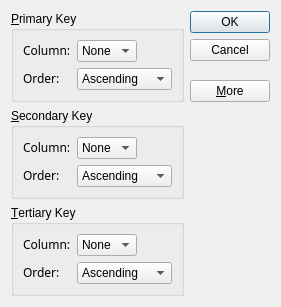
<?xml version="1.0" encoding="UTF-8"?>
<ui version="4.0">
 <class>ExpandableDialog</class>
 <widget class="QDialog" name="ExpandableDialog">
  <property name="geometry">
   <rect>
    <x>0</x>
    <y>0</y>
    <width>256</width>
    <height>275</height>
   </rect>
  </property>
  <property name="windowTitle">
   <string>Sort</string>
  </property>
  <layout class="QGridLayout" name="gridLayout">
   <item row="0" column="0">
    <widget class="QGroupBox" name="primaryGroupBox">
     <property name="title">
      <string>&amp;Primary Key</string>
     </property>
     <layout class="QGridLayout">
      <item row="1" column="1" colspan="2">
       <widget class="QComboBox" name="primaryOrderCombo">
        <item>
         <property name="text">
          <string>Ascending</string>
         </property>
        </item>
        <item>
         <property name="text">
          <string>Descending</string>
         </property>
        </item>
       </widget>
      </item>
      <item row="1" column="0">
       <widget class="QLabel" name="primaryOrderLabel">
        <property name="text">
         <string>&lt;html&gt;&lt;head&gt;&lt;meta name=&quot;qrichtext&quot; content=&quot;1&quot; /&gt;&lt;/head&gt;&lt;body style=&quot; white-space: pre-wrap; font-family:Sans Serif; font-weight:400; font-style:normal; text-decoration:none;&quot;&gt;&lt;p style=&quot; margin-top:0px; margin-bottom:0px; margin-left:0px; margin-right:0px; -qt-block-indent:0; text-indent:0px;&quot;&gt;Order:&lt;/p&gt;&lt;/body&gt;&lt;/html&gt;</string>
        </property>
       </widget>
      </item>
      <item row="0" column="0">
       <widget class="QLabel" name="primaryColumnLabel">
        <property name="text">
         <string>&lt;html&gt;&lt;head&gt;&lt;meta name=&quot;qrichtext&quot; content=&quot;1&quot; /&gt;&lt;/head&gt;&lt;body style=&quot; white-space: pre-wrap; font-family:Sans Serif; font-weight:400; font-style:normal; text-decoration:none;&quot;&gt;&lt;p style=&quot; margin-top:0px; margin-bottom:0px; margin-left:0px; margin-right:0px; -qt-block-indent:0; text-indent:0px;&quot;&gt;Column:&lt;/p&gt;&lt;/body&gt;&lt;/html&gt;</string>
        </property>
       </widget>
      </item>
      <item row="0" column="2">
       <spacer>
        <property name="orientation">
         <enum>Qt::Horizontal</enum>
        </property>
        <property name="sizeHint" stdset="0">
         <size>
          <width>31</width>
          <height>20</height>
         </size>
        </property>
       </spacer>
      </item>
      <item row="0" column="1">
       <widget class="QComboBox" name="primaryColumnCombo">
        <item>
         <property name="text">
          <string>None</string>
         </property>
        </item>
       </widget>
      </item>
     </layout>
    </widget>
   </item>
   <item row="0" column="1" rowspan="2">
    <layout class="QVBoxLayout">
     <item>
      <widget class="QPushButton" name="okButton">
       <property name="text">
        <string>OK</string>
       </property>
       <property name="default">
        <bool>true</bool>
       </property>
      </widget>
     </item>
     <item>
      <widget class="QPushButton" name="cancelButton">
       <property name="text">
        <string>Cancel</string>
       </property>
      </widget>
     </item>
     <item>
      <spacer>
       <property name="orientation">
        <enum>Qt::Vertical</enum>
       </property>
       <property name="sizeHint" stdset="0">
        <size>
         <width>20</width>
         <height>0</height>
        </size>
       </property>
      </spacer>
     </item>
     <item>
      <widget class="QPushButton" name="moreButton">
       <property name="text">
        <string>&amp;More</string>
       </property>
       <property name="checkable">
        <bool>true</bool>
       </property>
      </widget>
     </item>
    </layout>
   </item>
   <item row="1" column="0">
    <spacer>
     <property name="orientation">
      <enum>Qt::Vertical</enum>
     </property>
     <property name="sizeType">
      <enum>QSizePolicy::Expanding</enum>
     </property>
     <property name="sizeHint" stdset="0">
      <size>
       <width>20</width>
       <height>0</height>
      </size>
     </property>
    </spacer>
   </item>
   <item row="2" column="0">
    <widget class="QGroupBox" name="secondaryGroupBox">
     <property name="title">
      <string>&amp;Secondary Key</string>
     </property>
     <layout class="QGridLayout">
      <item row="1" column="1" colspan="2">
       <widget class="QComboBox" name="secondaryOrderCombo">
        <item>
         <property name="text">
          <string>Ascending</string>
         </property>
        </item>
        <item>
         <property name="text">
          <string>Descending</string>
         </property>
        </item>
       </widget>
      </item>
      <item row="1" column="0">
       <widget class="QLabel" name="secondaryOrderLabel">
        <property name="text">
         <string>&lt;html&gt;&lt;head&gt;&lt;meta name=&quot;qrichtext&quot; content=&quot;1&quot; /&gt;&lt;/head&gt;&lt;body style=&quot; white-space: pre-wrap; font-family:Sans Serif; font-weight:400; font-style:normal; text-decoration:none;&quot;&gt;&lt;p style=&quot; margin-top:0px; margin-bottom:0px; margin-left:0px; margin-right:0px; -qt-block-indent:0; text-indent:0px;&quot;&gt;Order:&lt;/p&gt;&lt;/body&gt;&lt;/html&gt;</string>
        </property>
       </widget>
      </item>
      <item row="0" column="0">
       <widget class="QLabel" name="secondaryColumnLabel">
        <property name="text">
         <string>&lt;html&gt;&lt;head&gt;&lt;meta name=&quot;qrichtext&quot; content=&quot;1&quot; /&gt;&lt;/head&gt;&lt;body style=&quot; white-space: pre-wrap; font-family:Sans Serif; font-weight:400; font-style:normal; text-decoration:none;&quot;&gt;&lt;p style=&quot; margin-top:0px; margin-bottom:0px; margin-left:0px; margin-right:0px; -qt-block-indent:0; text-indent:0px;&quot;&gt;Column:&lt;/p&gt;&lt;/body&gt;&lt;/html&gt;</string>
        </property>
       </widget>
      </item>
      <item row="0" column="2">
       <spacer>
        <property name="orientation">
         <enum>Qt::Horizontal</enum>
        </property>
        <property name="sizeHint" stdset="0">
         <size>
          <width>31</width>
          <height>20</height>
         </size>
        </property>
       </spacer>
      </item>
      <item row="0" column="1">
       <widget class="QComboBox" name="secondaryColumnCombo">
        <item>
         <property name="text">
          <string>None</string>
         </property>
        </item>
       </widget>
      </item>
     </layout>
    </widget>
   </item>
   <item row="3" column="0">
    <widget class="QGroupBox" name="tertiaryGroupBox">
     <property name="title">
      <string>&amp;Tertiary Key</string>
     </property>
     <layout class="QGridLayout">
      <item row="1" column="1" colspan="2">
       <widget class="QComboBox" name="tertiaryOrderCombo">
        <item>
         <property name="text">
          <string>Ascending</string>
         </property>
        </item>
        <item>
         <property name="text">
          <string>Descending</string>
         </property>
        </item>
       </widget>
      </item>
      <item row="1" column="0">
       <widget class="QLabel" name="tertiaryOrderLabel">
        <property name="text">
         <string>&lt;html&gt;&lt;head&gt;&lt;meta name=&quot;qrichtext&quot; content=&quot;1&quot; /&gt;&lt;/head&gt;&lt;body style=&quot; white-space: pre-wrap; font-family:Sans Serif; font-weight:400; font-style:normal; text-decoration:none;&quot;&gt;&lt;p style=&quot; margin-top:0px; margin-bottom:0px; margin-left:0px; margin-right:0px; -qt-block-indent:0; text-indent:0px;&quot;&gt;Order:&lt;/p&gt;&lt;/body&gt;&lt;/html&gt;</string>
        </property>
       </widget>
      </item>
      <item row="0" column="0">
       <widget class="QLabel" name="tertiaryColumnLabel">
        <property name="text">
         <string>&lt;html&gt;&lt;head&gt;&lt;meta name=&quot;qrichtext&quot; content=&quot;1&quot; /&gt;&lt;/head&gt;&lt;body style=&quot; white-space: pre-wrap; font-family:Sans Serif; font-weight:400; font-style:normal; text-decoration:none;&quot;&gt;&lt;p style=&quot; margin-top:0px; margin-bottom:0px; margin-left:0px; margin-right:0px; -qt-block-indent:0; text-indent:0px;&quot;&gt;Column:&lt;/p&gt;&lt;/body&gt;&lt;/html&gt;</string>
        </property>
       </widget>
      </item>
      <item row="0" column="2">
       <spacer>
        <property name="orientation">
         <enum>Qt::Horizontal</enum>
        </property>
        <property name="sizeHint" stdset="0">
         <size>
          <width>31</width>
          <height>20</height>
         </size>
        </property>
       </spacer>
      </item>
      <item row="0" column="1">
       <widget class="QComboBox" name="tertiaryColumnCombo">
        <item>
         <property name="text">
          <string>None</string>
         </property>
        </item>
       </widget>
      </item>
     </layout>
    </widget>
   </item>
  </layout>
 </widget>
 <tabstops>
  <tabstop>primaryColumnCombo</tabstop>
  <tabstop>primaryOrderCombo</tabstop>
  <tabstop>secondaryColumnCombo</tabstop>
  <tabstop>secondaryOrderCombo</tabstop>
  <tabstop>tertiaryColumnCombo</tabstop>
  <tabstop>tertiaryOrderCombo</tabstop>
  <tabstop>okButton</tabstop>
  <tabstop>cancelButton</tabstop>
  <tabstop>moreButton</tabstop>
 </tabstops>
 <resources/>
 <connections>
  <connection>
   <sender>moreButton</sender>
   <signal>toggled(bool)</signal>
   <receiver>secondaryGroupBox</receiver>
   <slot>setVisible(bool)</slot>
   <hints>
    <hint type="sourcelabel">
     <x>288</x>
     <y>141</y>
    </hint>
    <hint type="destinationlabel">
     <x>104</x>
     <y>166</y>
    </hint>
   </hints>
  </connection>
  <connection>
   <sender>moreButton</sender>
   <signal>toggled(bool)</signal>
   <receiver>tertiaryGroupBox</receiver>
   <slot>setVisible(bool)</slot>
   <hints>
    <hint type="sourcelabel">
     <x>240</x>
     <y>141</y>
    </hint>
    <hint type="destinationlabel">
     <x>170</x>
     <y>307</y>
    </hint>
   </hints>
  </connection>
  <connection>
   <sender>okButton</sender>
   <signal>clicked()</signal>
   <receiver>SortDialog</receiver>
   <slot>accept()</slot>
   <hints>
    <hint type="sourcelabel">
     <x>257</x>
     <y>25</y>
    </hint>
    <hint type="destinationlabel">
     <x>283</x>
     <y>268</y>
    </hint>
   </hints>
  </connection>
  <connection>
   <sender>cancelButton</sender>
   <signal>clicked()</signal>
   <receiver>SortDialog</receiver>
   <slot>reject()</slot>
   <hints>
    <hint type="sourcelabel">
     <x>225</x>
     <y>56</y>
    </hint>
    <hint type="destinationlabel">
     <x>264</x>
     <y>335</y>
    </hint>
   </hints>
  </connection>
 </connections>
</ui>
